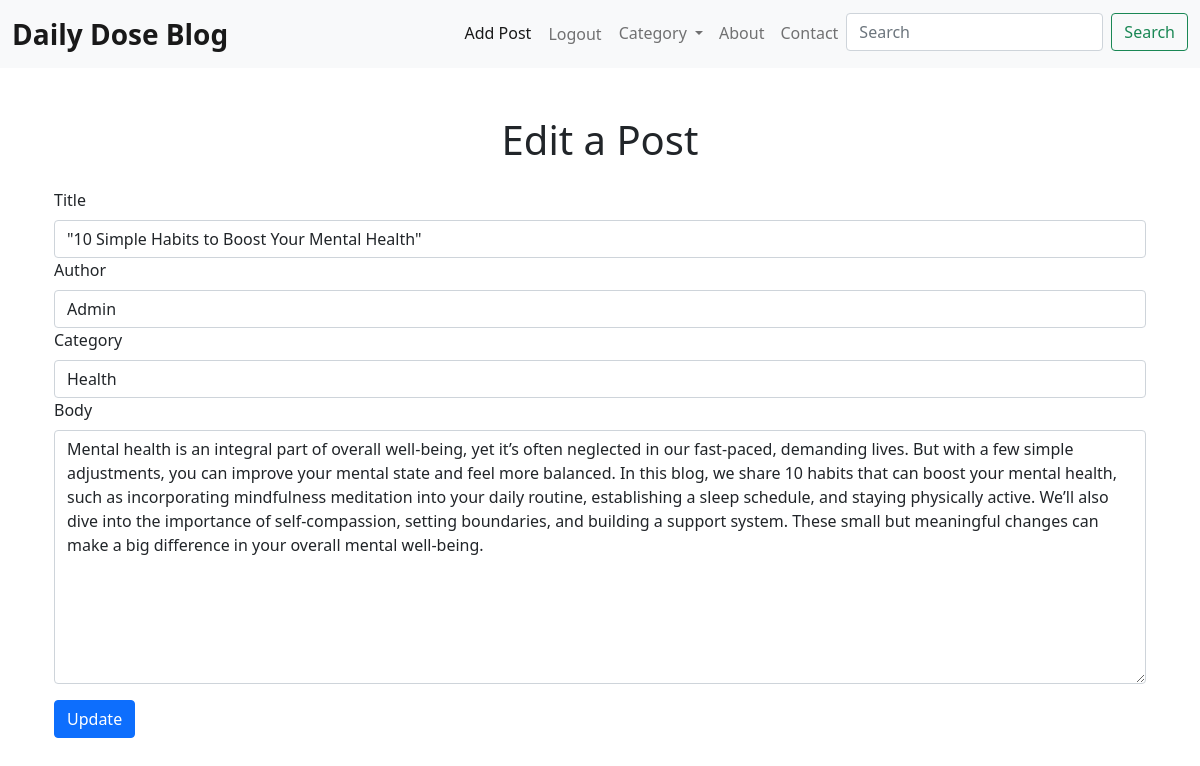
/post/4/edit/ (signed in), run on the app's committed database.
### blogapp/models.py (models this page shows, shortened)
class Post(models.Model):
    title = models.CharField(max_length = 255)
    author = models.ForeignKey(User, on_delete=models.CASCADE)
    category = models.ForeignKey(Category, on_delete=models.SET_NULL, null=True)
    body = models.TextField()
    published_date = models.DateField(auto_now_add=True)

### blogapp/views.py (the view)
# urls.py: path('post/<int:pk>/edit/', Update_view.as_view(), name = 'update_post_view'),
class Update_view(UpdateView):
    model = Post
    template_name = 'blogapp/html/updatepost.html'
    fields = ['title', 'author', 'category','body', ]

### blogapp/models.py (called while the page is built)
    def __str__ (self):
        return self.name

### templates/blogapp/html/updatepost.html (shortened to what this page needs)
{% extends 'blogapp/html/base.html' %}
{% load widget_tweaks %}
{% block content %}
    {% if user.is_authenticated %}
    <div class="container mt-5">
        <h1 class="mb-4 text-center">Edit a Post</h1>
        <form method="POST">
            <div class="form-group">
                <label for="{{ form.title.id_for_label }}" class="form-label">Title</label>
                {{ form.title|add_class:"form-control" }}
            </div>
            <div class="form-group">
                <label for="{{ form.author.id_for_label }}" class="form-label">Author</label>
                {{ form.author|add_class:"form-control" }}
            </div>
            <div class="form-group">
                <label for="{{ form.category.id_for_label }}" class="form-label">Category</label>
                {{ form.category|add_class:"form-control" }}
            </div>
            <div class="form-group">
                <label for="{{ form.body.id_for_label }}" class="form-label">Body</label>
                {{ form.body|add_class:"form-control" }}
            </div>
            <button type="submit" class="btn btn-primary btn-block mt-3">Update</button>
        </form>
    </div>
    {% else %}
    <div class="d-flex justify-content-center align-items-center" style = "height: 80vh;">
        <strong>You have been logged out.</strong><br>
        <h2>404 Error</h2>
    </div>
    {% endif %}
{% endblock content %}

### data on the page
Post: title "\"10 Simple Habits to Boost Your Mental Health\"", author "Admin", category "Health", body "Mental health is an integral part of overall well-being, yet it’s often neglected in our fast-paced, demanding lives. But with a few simple adjustments, you can improve your mental state and feel more balanced. In this blog, we share 10 habits that can boost your mental health, such as incorporating mindfulness meditation into your daily routine, establishing a sleep schedule, and staying physically active. We’ll also dive into the importance of self-compassion, setting boundaries, and building a support system. These small but meaningful changes can make a big difference in your overall mental well-being."
